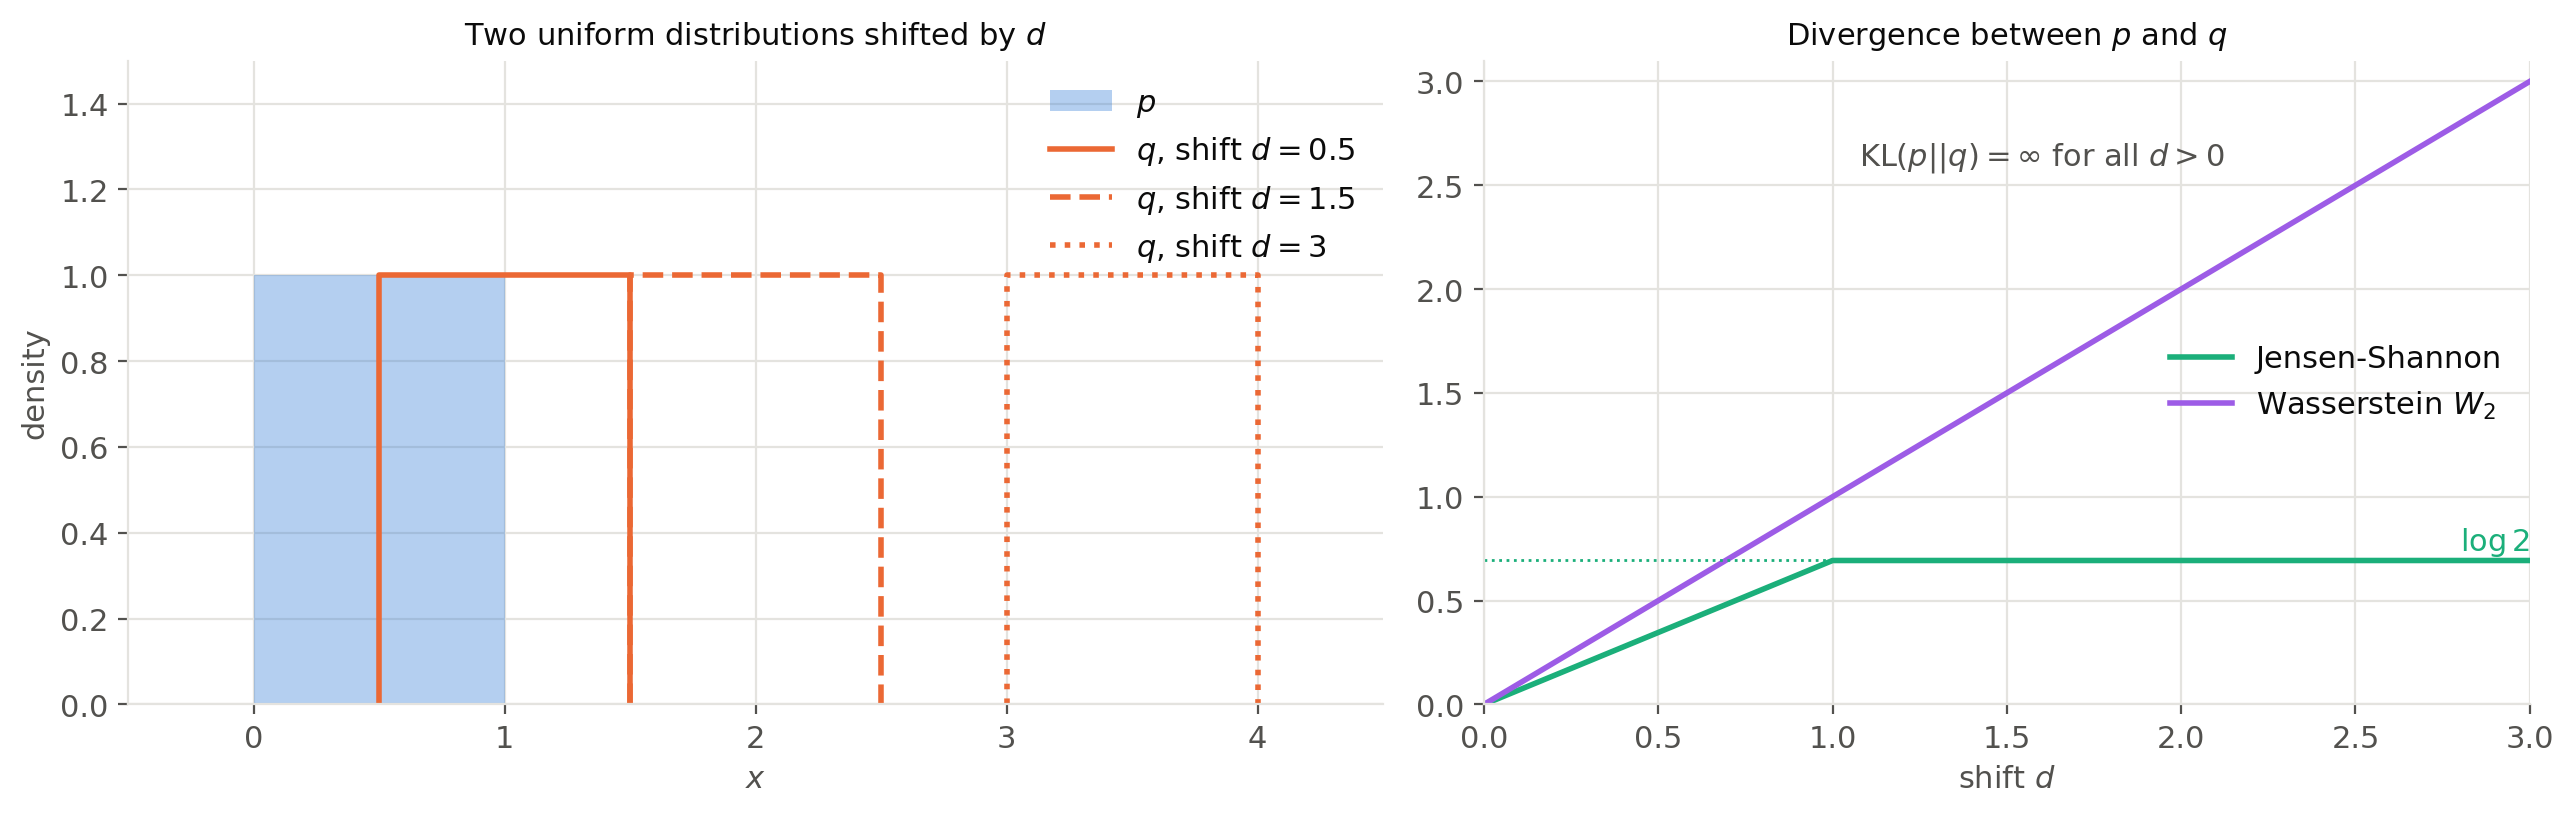

Source code (Python):
"""KL, Jensen-Shannon and Wasserstein distances between two shifted uniform distributions (optimal transport chapter).

p is uniform on [0, 1], q uniform on [d, d + 1]. In closed form:
- KL(p || q) is infinite as soon as d > 0 (part of p lies outside the support of q);
- JS(p, q) = d log 2 for d < 1, and log 2 for d >= 1 (constant: no gradient once the supports are disjoint);
- W2(p, q) = d (the optimal transport is a translation).

Run from anywhere: `python src/img/ot-vs-kl.py` writes `ot-vs-kl.png` next to this file.
"""

from pathlib import Path

import matplotlib.pyplot as plt
import numpy as np

SHIFTS = [0.5, 1.5, 3.0]

# Palette: categorical slots 1-4 of the dataviz reference palette, plus text/grid tokens
P, Q, JS, W = "#2a78d6", "#eb6834", "#1baf7a", "#9d5ce6"
TEXT, MUTED, GRID = "#0b0b0b", "#52514e", "#e4e3df"

plt.rcParams.update({
    "font.size": 11,
    "text.color": TEXT,
    "axes.labelcolor": MUTED,
    "xtick.color": MUTED,
    "ytick.color": MUTED,
    "axes.edgecolor": GRID,
})

fig, (ax_d, ax_c) = plt.subplots(1, 2, figsize=(13, 4.2), gridspec_kw={"width_ratios": [1.2, 1]})

# Left: p and three shifted versions of q, all of density 1 (outlines, to see them overlap)
ax_d.fill_between([0, 1], 0, 1, color=P, alpha=0.35, lw=0, label="$p$")
for k, (d, style) in enumerate(zip(SHIFTS, ["-", "--", ":"])):
    ax_d.plot([d, d, d + 1, d + 1], [0, 1, 1, 0], color=Q, lw=2, ls=style,
              label=f"$q$, shift $d = {d:g}$")
ax_d.set_xlim(-0.5, 4.5)
ax_d.set_ylim(0, 1.5)
ax_d.set_xlabel("$x$")
ax_d.set_ylabel("density")
ax_d.set_title("Two uniform distributions shifted by $d$", color=TEXT, fontsize=11)
ax_d.legend(frameon=False, loc="upper right")

# Right: divergences as functions of the shift
d = np.linspace(0, 3, 301)
ax_c.plot(d, np.minimum(d, 1) * np.log(2), color=JS, lw=2, label="Jensen-Shannon")
ax_c.plot(d, d, color=W, lw=2, label="Wasserstein $W_2$")
ax_c.axhline(np.log(2), color=JS, lw=1, ls=":")
ax_c.text(3.0, np.log(2) + 0.05, "$\\log 2$", color=JS, ha="right")
ax_c.text(1.6, 2.6, "KL$(p || q) = \\infty$ for all $d > 0$", color=MUTED, ha="center")
ax_c.set_xlim(0, 3)
ax_c.set_ylim(0, 3.1)
ax_c.set_xlabel("shift $d$")
ax_c.set_title("Divergence between $p$ and $q$", color=TEXT, fontsize=11)
ax_c.legend(frameon=False, loc="center right")

for ax in (ax_d, ax_c):
    ax.grid(color=GRID, lw=0.8)
    ax.set_axisbelow(True)
    for side in ["top", "right"]:
        ax.spines[side].set_visible(False)

fig.tight_layout()
fig.savefig(Path(__file__).with_suffix(".png"), dpi=200, bbox_inches="tight", facecolor="white")
